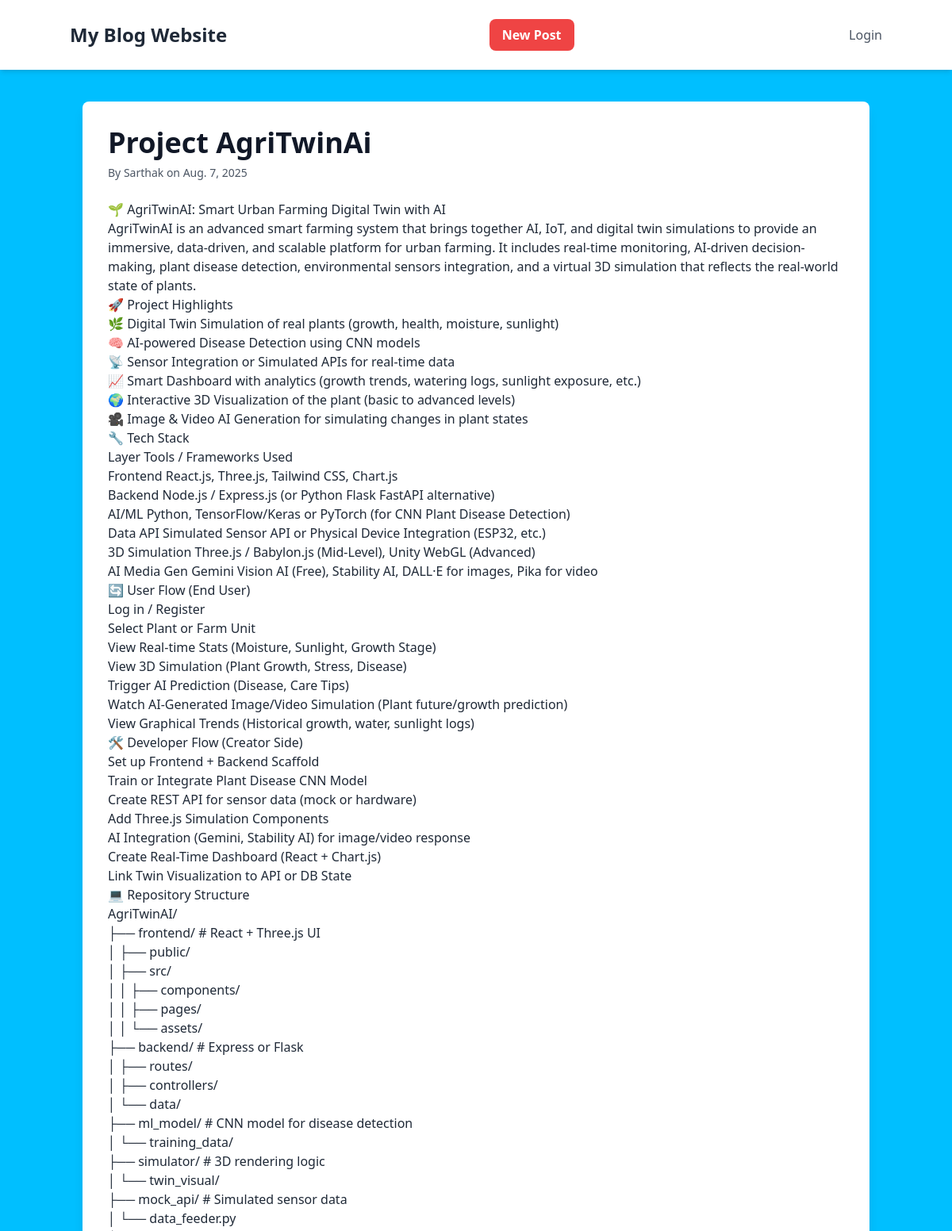
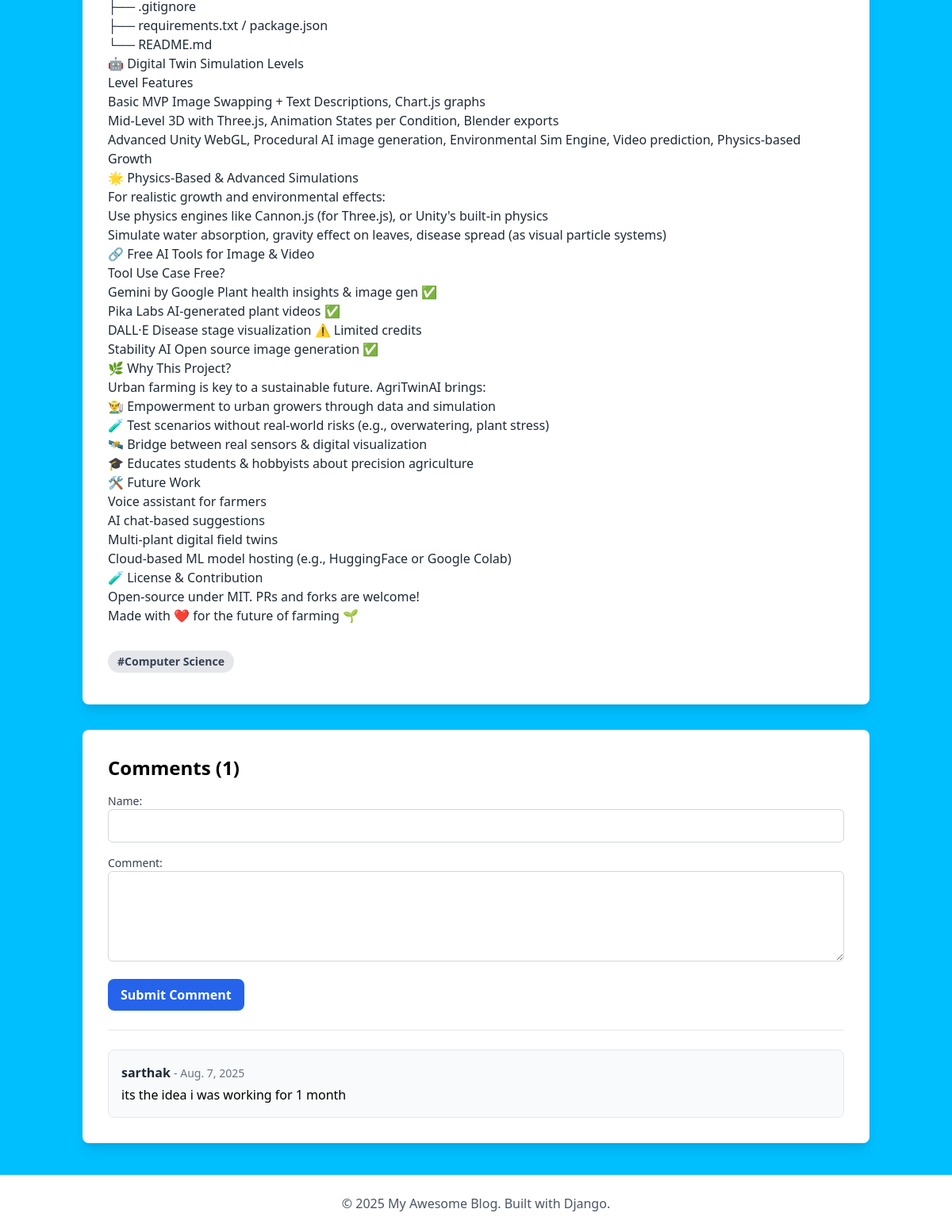
The app's page /post/14/ with its own data (2 pictures, top to bottom).
### blog/models.py (models this page shows, shortened)
class Post(models.Model):
    title = models.CharField(max_length=255)
    content = models.TextField()
    author = models.ForeignKey(User, on_delete=models.CASCADE)
    created_on = models.DateTimeField(auto_now_add=True)
    last_modified = models.DateTimeField(auto_now=True)
    categories = models.ManyToManyField(Category, related_name='posts')

class Category(models.Model):
    name = models.CharField(max_length=100)

class Comment(models.Model):
    post = models.ForeignKey(Post, on_delete=models.CASCADE, related_name='comments')
    author = models.CharField(max_length=100)
    body = models.TextField()
    created_on = models.DateTimeField(auto_now_add=True)

### blog/views.py (the view)
# urls.py: path('post/<int:pk>/', views.post_detail, name='post_detail'),
def post_detail(request, pk):
    post = get_object_or_404(Post, pk=pk)
    comments = post.comments.all().order_by('-created_on')
    if request.method == 'POST':
        comment_form = CommentForm(request.POST)
        if comment_form.is_valid():
            new_comment = comment_form.save(commit=False)
            new_comment.post = post
            new_comment.save()
            return redirect('post_detail', pk=post.pk)
    else:
        comment_form = CommentForm()
    context = {'post': post, 'comments': comments, 'comment_form': comment_form}
    return render(request, 'blog/post_detail.html', context)

### blog/forms.py
class CommentForm(forms.ModelForm):
    class Meta:
        model = Comment
        fields = ['author', 'body']
        widgets = {
            'author': forms.TextInput(attrs={'class': 'w-full p-2 border border-gray-300 rounded-md'}),
            'body': forms.Textarea(attrs={'class': 'w-full p-2 border border-gray-300 rounded-md', 'rows': 4}),
        }

### blog/templates/blog/post_detail.html (shortened to what this page needs)
{% extends "blog/base.html" %}
{% block content %}
<div class="bg-white p-8 rounded-lg shadow-lg">
    <div class="flex justify-between items-start">
        <div>
            <h1 class="text-4xl font-bold mb-2 text-gray-900">{{ post.title }}</h1>
            <p class="text-gray-600 text-sm mb-6">
                By {{ post.author.username }} on {{ post.created_on.date }}
            </p>
        </div>
    </div>
    <div class="prose max-w-none text-gray-800 mb-8">
        {{ post.content|linebreaks }}
    </div>
     <div>
        {% for category in post.categories.all %}
            <a href="{% url 'posts_by_category' category.name %}" class="inline-block bg-gray-200 rounded-full px-3 py-1 text-sm font-semibold text-gray-700 mr-2 mb-2 hover:bg-gray-300">#{{ category.name }}</a>
        {% endfor %}
    </div>
</div>
<div class="bg-white p-8 rounded-lg shadow-lg mt-8">
    <h3 class="text-2xl font-bold mb-4">Comments ({{ comments.count }})</h3>
    <form method="post" class="space-y-4">
        <div>
            <label for="{{ comment_form.author.id_for_label }}" class="block text-sm font-medium text-gray-700">Name:</label>
            {{ comment_form.author }}
        </div>
        <div>
            <label for="{{ comment_form.body.id_for_label }}" class="block text-sm font-medium text-gray-700">Comment:</label>
            {{ comment_form.body }}
        </div>
        <button type="submit" class="bg-blue-600 text-white font-bold py-2 px-4 rounded-lg hover:bg-blue-700 transition-colors">
            Submit Comment
        </button>
    </form>
    <hr class="my-6">
    <div class="space-y-4">
        {% for comment in comments %}
        <div class="bg-gray-50 p-4 rounded-lg border border-gray-200">
            <p class="font-semibold text-gray-800">{{ comment.author }} <span class="text-gray-500 text-sm font-normal">- {{ comment.created_on.date }}</span></p>
            <p class="text-gray-700 mt-1">{{ comment.body|linebreaks }}</p>
        </div>
        {% empty %}
        <p class="text-gray-600">No comments yet. Be the first to comment!</p>
        {% endfor %}
    </div>
</div>
{% endblock content %}

### records on screen
Post: title "Project AgriTwinAi", author.username "Sarthak", created_on "Aug. 7, 2025", content "🌱 AgriTwinAI: Smart Urban Farming Digital Twin with AI AgriTwinAI is an advanced smart farming system that brings together AI, IoT, and digital twin simulations to provide an immersive, data-driven, and scalable platform for urban farming. It includes real-time monitoring, AI-driven decision-making, plant disease detection, environmental sensors integration, and a virtual 3D simulation that reflects the real-world state of plants. 🚀 Project Highlights 🌿 Digital Twin Simulation of real plants (growth, health, moisture, sunlight) 🧠 AI-powered Disease Detection using CNN models 📡 Sensor Integration or Simulated APIs for real-time data 📈 Smart Dashboard with analytics (growth trends, watering…"
Category: name "Computer Science"
Comment: author "sarthak", created_on "Aug. 7, 2025", body "its the idea i was working for 1 month"

### other values on screen
{{ comments.count }} "1"
